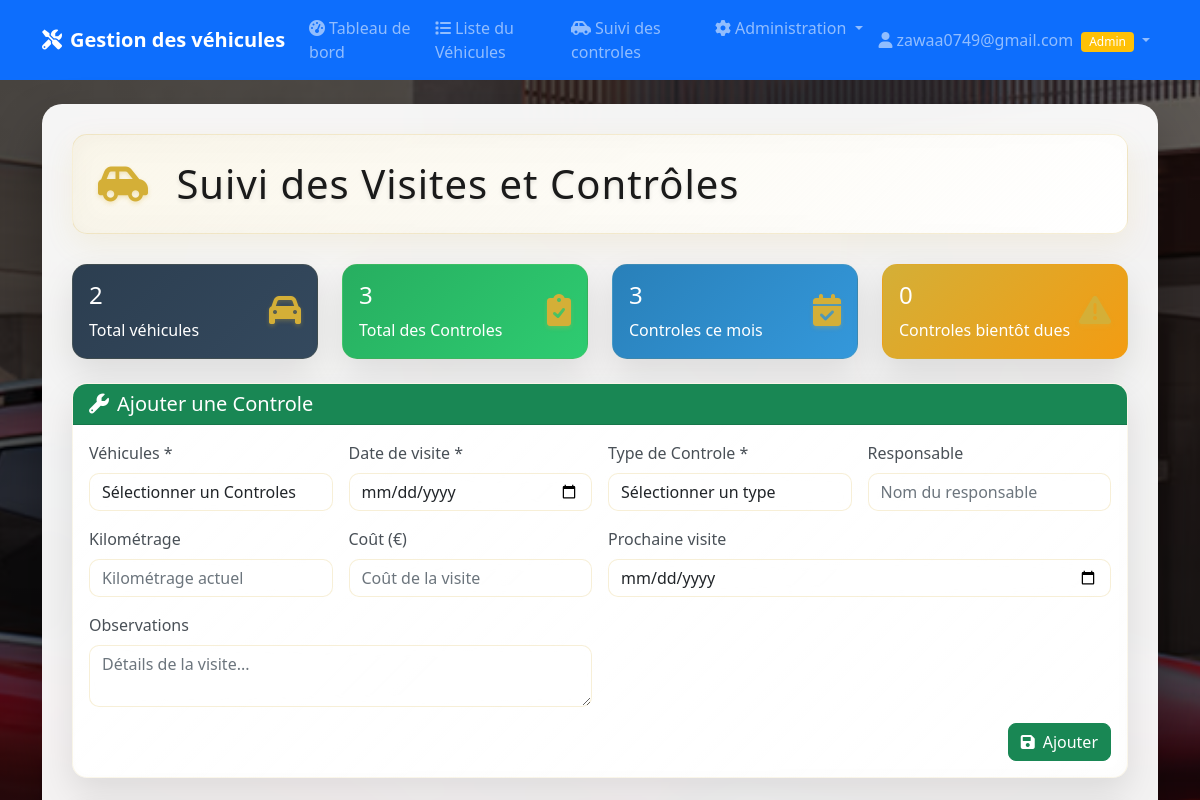
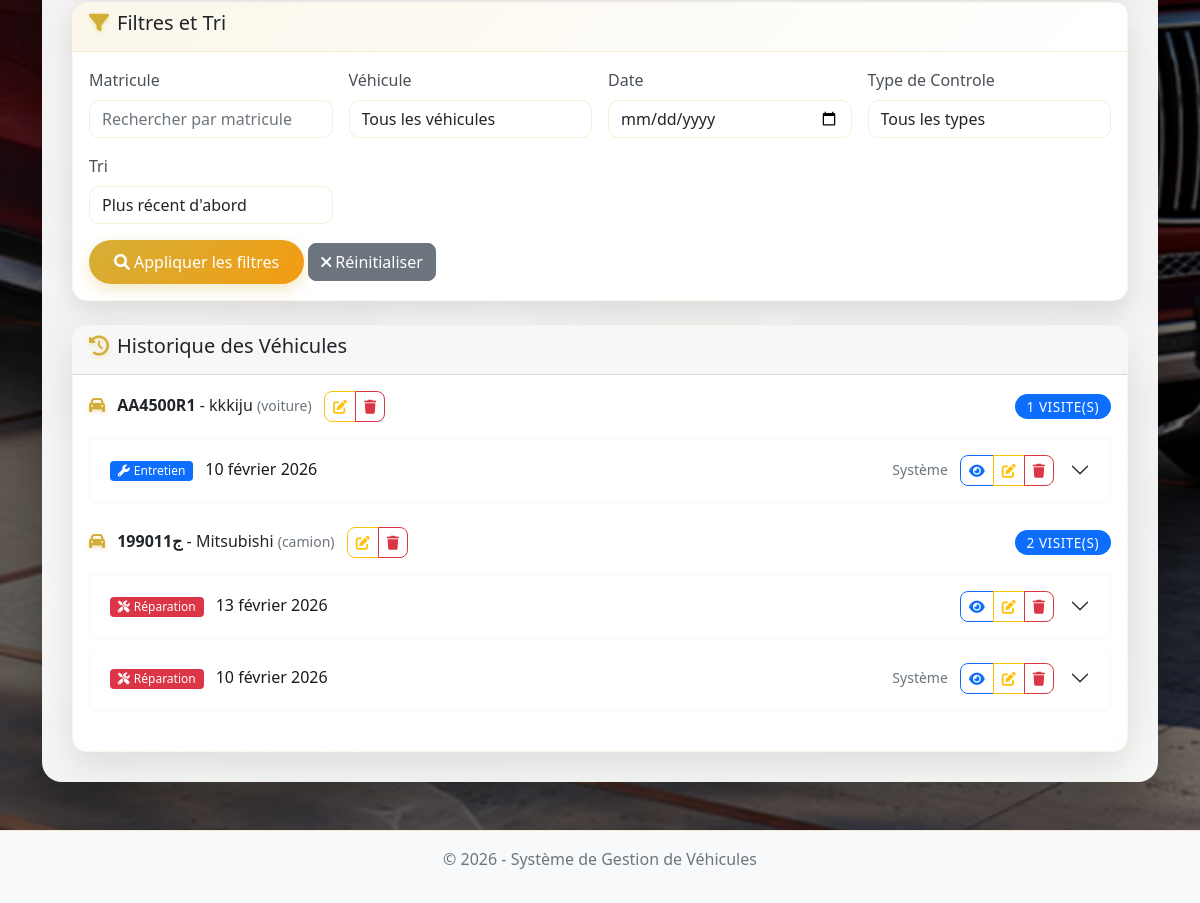
/suivi-visites/ (signed in), run on an earlier commit of the app's database (2 pictures, top to bottom).
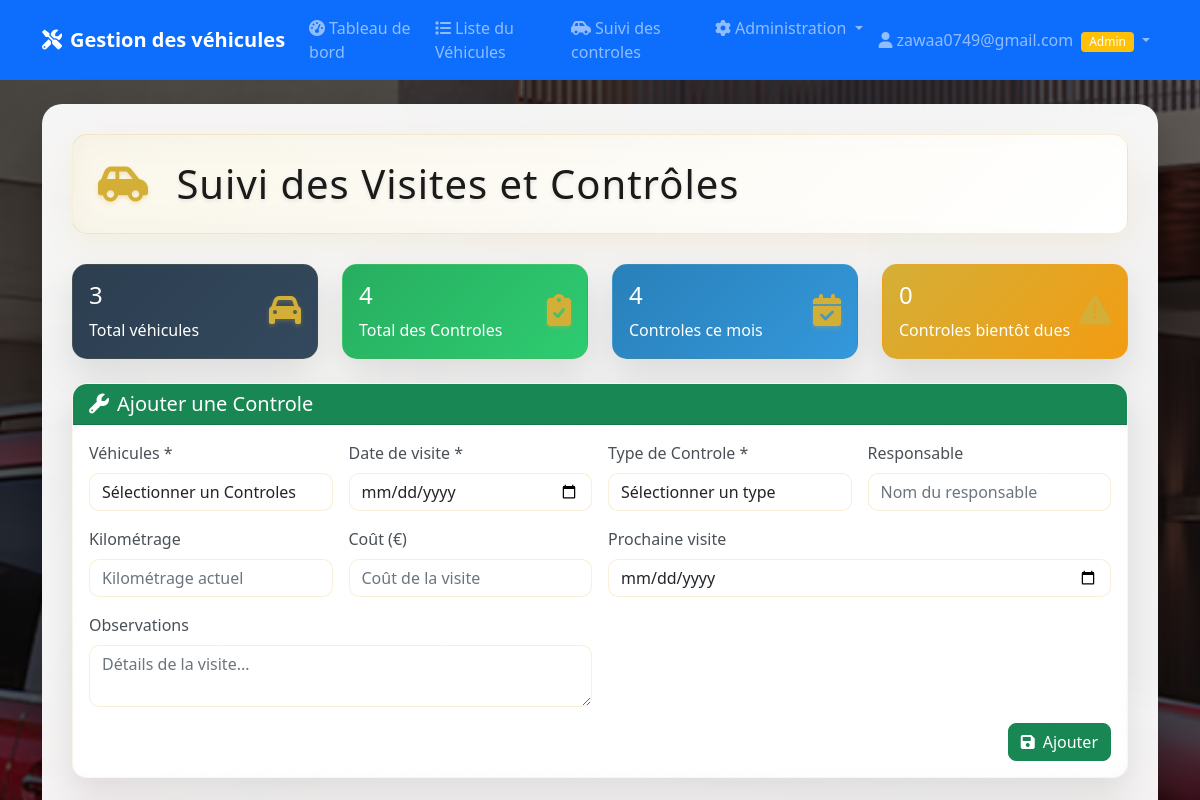
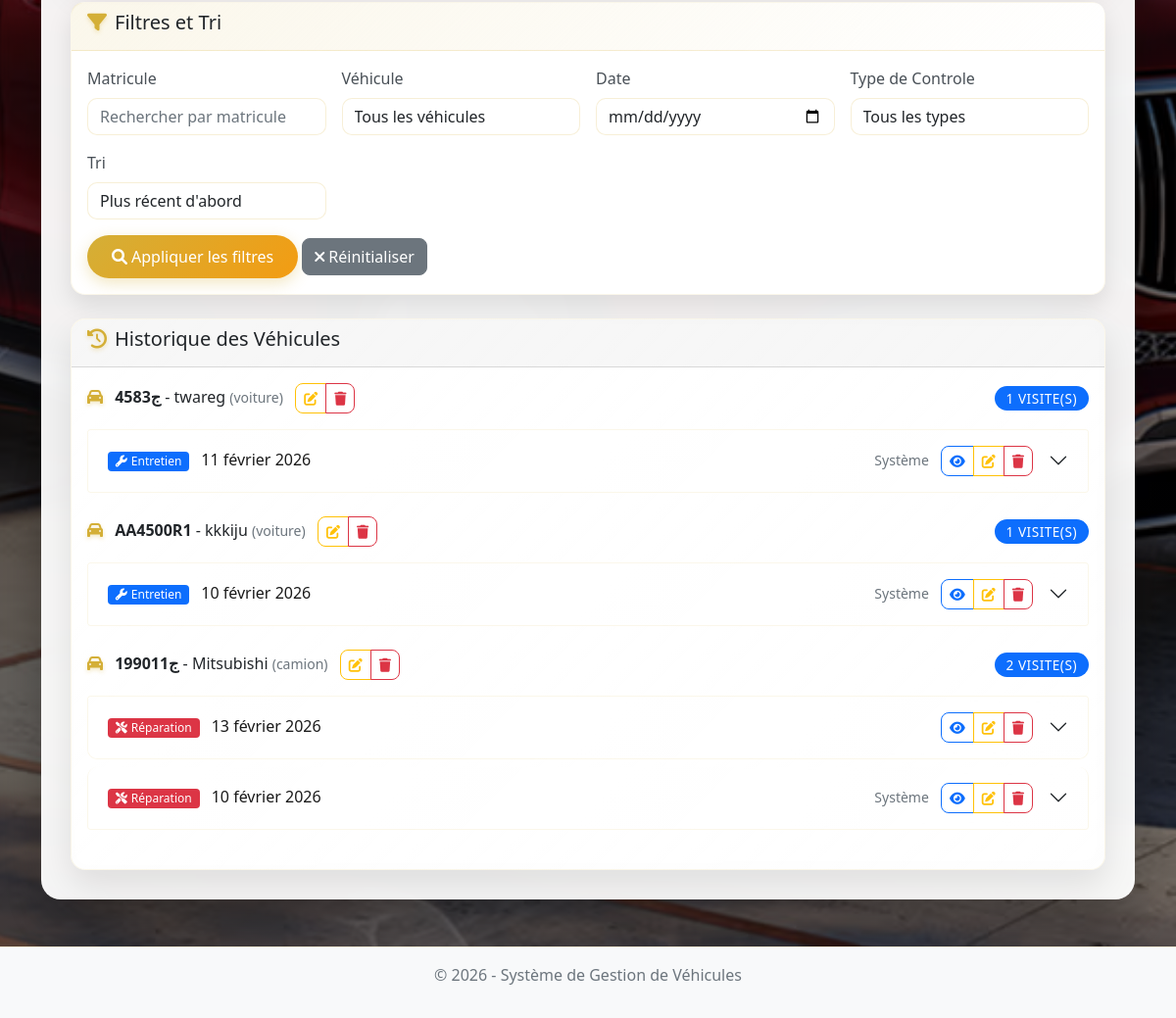
And on a later commit of the database (2 pictures, top to bottom).
### materiel/models.py (models this page shows, shortened)
class Materiel(models.Model):
    ETAT_CHOICES = [
        ('neuf', 'Neuf'),
        ('bon', 'Bon état'),
        ('usage', 'Usé'),
        ('panne', 'En panne'),
        ('reforme', 'Réformé'),
    ]
    TYPE_MATERIEL_CHOICES = [
        ('informatique', 'Informatique'),
        ('mobilier', 'Mobilier'),
        ('vehicule', 'Véhicule'),
        ('outillage', 'Outillage'),
        ('telephonie', 'Téléphonie'),
        ('autre', 'Autre'),
    ]
    TYPE_AFFECTATION_CHOICES = [
        ('permanent', 'Permanent'),
        ('temporaire', 'Temporaire'),
        ('pret', 'Prêt'),
        ('stock', 'Stock'),
    ]
    OBSERVATION_CHOICES = [
        ('marche', 'Marche'),
        ('arret', 'Arrêt'),
        ('en_cours', 'En cours'),
    ]
    DEFAUT_PANNE_CHOICES = [
        ('defaut', 'Défaut'),
        ('panne', 'Panne'),
    ]
    TYPE_VEHICULE_CHOICES = [
        ('voiture', 'Voiture'),
        ('camion', 'Camion'),
        ('moto', 'Moto'),
        ('utilitaire', 'Utilitaire'),
        ('engin', 'Engin de chantier'),
        ('autre', 'Autre'),
    ]
    TYPE_CARBURANT_CHOICES = [
        ('diesel', 'Diesel'),
        ('essence', 'Essence'),
        ('hybride', 'Hybride'),
        ('electrique', 'Électrique'),
    ]
    STATUT_VEHICULE_CHOICES = [
        ('en_stock', 'En stock'),
        ('en_panne', 'En panne'),
        ('reforme', 'Réformé'),
    ]
    date_entree = models.DateField("Date d'entrée", null=True, blank=True)
    matricule = models.CharField("Matricule", max_length=50, unique=True)
    marque = models.CharField("Marque", max_length=100)
    type_materiel = models.CharField("Type de matériel", max_length=50, choices=TYPE_MATERIEL_CHOICES, null=True, blank=True)
    type_affectation = models.CharField("Type d'affectation", max_length=50, choices=TYPE_AFFECTATION_CHOICES, null=True, blank=True)
    emplacement = models.CharField("Emplacement", max_length=100, null=True, blank=True)
    etat = models.CharField("État", max_length=20, choices=ETAT_CHOICES, null=True, blank=True)
    stock = models.IntegerField("Quantité en stock", default=1, null=True, blank=True)
    fournisseur = models.CharField("Fournisseur", max_length=100, null=True, blank=True)
    date_sortie = models.DateField("Date de sortie", null=True, blank=True)
    observation = models.CharField("Observation", max_length=20, choices=OBSERVATION_CHOICES, default='marche', null=True, blank=True)
    service_affecte = models.CharField("Service affecté", max_length=100, null=True, blank=True)
    utilisateur_affecte = models.CharField("Utilisateur affecté", max_length=100, null=True, blank=True)
    kilometrage = models.DecimalField("Kilométrage", max_digits=10, decimal_places=2, null=True, blank=True, help_text="Indiquez le kilométrage actuel")
    defaut_panne = models.CharField("Défaut/Panne", max_length=10, choices=DEFAUT_PANNE_CHOICES, blank=True, help_text="Type de problème constaté")
    reparation = models.TextField("Réparation", blank=True, help_text="Description des réparations effectuées")
    reference_piece = models.CharField("Référence pièce", max_length=100, blank=True, help_text="Référence des pièces de rechange")
    type_vehicule = models.CharField("Type véhicule", max_length=20, choices=TYPE_VEHICULE_CHOICES, blank=True, help_text="Type de véhicule si applicable")
    numero_vehicule = models.CharField("Numéro de châssis des véhicules", max_length=50, blank=True, help_text="Numéro de châssis du véhicule")
    date_prochaine_visite = models.DateField("Date de prochaine visite de contrôle technique des véhicules", null=True, blank=True, help_text="Date de la prochaine visite de contrôle technique")
    date_mise_circulation = models.DateField("Date de mise en circulation du véhicule", null=True, blank=True, help_text="Date de première mise en circulation du véhicule")
    type_carburant = models.CharField("Type de carburant", max_length=20, choices=TYPE_CARBURANT_CHOICES, null=True, blank=True, help_text="Type de carburant du véhicule")
    statut_vehicule = models.CharField("Statut du véhicule", max_length=20, choices=STATUT_VEHICULE_CHOICES, null=True, blank=True, help_text="Statut actuel du véhicule")
    divers = models.TextField("Divers", null=True, blank=True, help_text="Remarques ou informations libres")
    prix = models.DecimalField("Prix", max_digits=10, decimal_places=2, null=True, blank=True, help_text="Prix d'achat ou de réparation")
    created_at = models.DateTimeField("Date de création", auto_now_add=True)
    updated_at = models.DateTimeField("Date de mise à jour", auto_now=True)
    class Meta:
        verbose_name = "Matériel"
        verbose_name_plural = "Matériels"
        ordering = ['-created_at']

class Visite(models.Model):
    TYPE_VISITE_CHOICES = [
        ('entretien', 'Entretien'),
        ('controle_technique', 'Contrôle Technique'),
        ('inspection', 'Inspection'),
        ('reparation', 'Réparation'),
        ('prevention', 'Visite Préventive'),
        ('autre', 'Autre'),
    ]
    TYPE_CONTROLE_CHOICES = [
        ('huile_moteur', 'Huile moteur'),
        ('filtres', 'Filtres'),
        ('freins', 'Freins'),
        ('pneus', 'Pneus'),
        ('batterie', 'Batterie'),
        ('systeme_electronique', 'Système électronique'),
        ('climatisation', 'Climatisation'),
        ('suspension', 'Suspension'),
        ('echappement', 'Échappement'),
        ('transmission', 'Transmission'),
        ('eclairage', 'Éclairage'),
        ('autre', 'Autre'),
    ]
    materiel = models.ForeignKey(Materiel, on_delete=models.CASCADE, related_name='visites')
    date_visite = models.DateField("Date de visite")
    type_visite = models.CharField("Type de visite", max_length=20, choices=TYPE_VISITE_CHOICES)
    kilometrage = models.DecimalField("Kilométrage", max_digits=10, decimal_places=2, null=True, blank=True)
    responsable = models.CharField("Responsable/Mécanicien", max_length=100, null=True, blank=True)
    observations = models.TextField("Observations", null=True, blank=True)
    cout = models.DecimalField("Coût", max_digits=10, decimal_places=2, null=True, blank=True)
    prochaine_visite = models.DateField("Prochaine visite prévue", null=True, blank=True)
    created_at = models.DateTimeField("Date de création", auto_now_add=True)
    updated_at = models.DateTimeField("Date de mise à jour", auto_now=True)
    class Meta:
        verbose_name = "Visite"
        verbose_name_plural = "Visites"
        ordering = ['-date_visite']

### materiel/views.py (the view, shortened to what this page needs)
# urls.py: path('suivi-visites/', views.VisiteCreateSimpleView.as_view(), name='suivi_visites'),
class VisiteCreateSimpleView(LoginRequiredMixin, StaffRequiredMixin, TemplateView):
    template_name = 'materiel/suivi_visites.html'
    def get_context_data(self, **kwargs):
        context = super().get_context_data(**kwargs)
        context['materiel_form'] = MaterielForm()
        context['visite_form'] = VisiteForm()
        vehicule_filter = self.request.GET.get('vehicule')
        matricule_filter = self.request.GET.get('matricule')
        date_filter = self.request.GET.get('date')
        type_visite_filter = self.request.GET.get('type_visite')
        sort_order = self.request.GET.get('sort', 'date_desc')
        vehicules = Materiel.objects.filter(type_materiel='vehicule')
        if matricule_filter:
            vehicules = vehicules.filter(matricule__icontains=matricule_filter)
        if vehicule_filter:
            vehicules = vehicules.filter(id=vehicule_filter)
        visites_queryset = Visite.objects.all()
        if matricule_filter:
            visites_queryset = visites_queryset.filter(materiel__matricule__icontains=matricule_filter)
        if vehicule_filter:
            visites_queryset = visites_queryset.filter(materiel_id=vehicule_filter)
        if date_filter:
            visites_queryset = visites_queryset.filter(date_visite=date_filter)
        if type_visite_filter:
            visites_queryset = visites_queryset.filter(type_visite=type_visite_filter)
        if sort_order == 'date_asc':
            visites_queryset = visites_queryset.order_by('date_visite')
        else:
            visites_queryset = visites_queryset.order_by('-date_visite')
        vehicules_list = list(vehicules.values('id', 'matricule', 'marque', 'type_materiel'))
        total_visites = visites_queryset.count()
        visites_ce_mois = visites_queryset.filter(
            date_visite__month=timezone.now().month,
            date_visite__year=timezone.now().year
        ).count()
        visites_avenir = Visite.objects.filter(
            date_visite__gt=timezone.now().date()
        ).order_by('date_visite')[:5]
        alertes_visites = []
        aujourdhui = timezone.now().date()
        for vehicule in vehicules:  # Utiliser la liste déjà filtrée
            derniere_visite = vehicule.visites.first()
        context.update({
            'vehicules': vehicules,
            'total_visites': total_visites,
            'visites_ce_mois': visites_ce_mois,
            'visites_avenir': visites_avenir,
            'alertes_visites': alertes_visites,
            'type_visite_choices': Visite.TYPE_VISITE_CHOICES,
            'vehicule_filter': vehicule_filter,
            'matricule_filter': matricule_filter,
            'date_filter': date_filter,
            'type_visite_filter': type_visite_filter,
            'sort_order': sort_order,
            'vehicules_list': vehicules_list,
            'is_staff': self.request.user.is_staff,
        })
        return context

### materiel/views.py (called while the page is built)
    def test_func(self):
        return self.request.user.is_staff

### templates/materiel/suivi_visites.html (shortened to what the changed rows need)
{% extends 'base.html' %}
{% load static %}
{% block extra_css %}
<link rel="stylesheet" href="{% static 'css/suivi_visites.css' %}">
{% endblock %}
{% block content %}
<div class="main-container">
    <div class="luxury-header">
        <div class="d-flex justify-content-between align-items-center">
            <h1 class="mb-0">
                <i class="fas fa-car-side luxury-icon me-3"></i>
                Suivi des Visites et Contrôles
            </h1>
        </div>
    </div>
<div class="row mb-4">
    <div class="col-md-3">
        <div class="luxury-card primary">
            <div class="card-body">
                <div class="d-flex justify-content-between">
                    <div>
                        <h4 class="card-title">{{ vehicules|length }}</h4>
                        <p class="card-text">Total véhicules</p>
                    </div>
                </div>
            </div>
        </div>
    </div>
    <div class="col-md-3">
        <div class="luxury-card success">
            <div class="card-body">
                <div class="d-flex justify-content-between">
                    <div>
                        <h4 class="card-title">{{ total_visites }}</h4>
                        <p class="card-text">Total des Controles</p>
                    </div>
                </div>
            </div>
        </div>
    </div>
    <div class="col-md-3">
        <div class="luxury-card info">
            <div class="card-body">
                <div class="d-flex justify-content-between">
                    <div>
                        <h4 class="card-title">{{ visites_ce_mois }}</h4>
                        <p class="card-text">Controles ce mois</p>
                    </div>
                </div>
            </div>
        </div>
    </div>
</div>
<div class="luxury-card">
    <div class="card-body">
        {% for vehicule in vehicules %}
        {% with visites=vehicule.visites.all %}
        <div class="mb-4">
            <div class="d-flex justify-content-between align-items-center mb-3">
                <h6 class="mb-0">
                    <i class="fas fa-car luxury-icon me-2"></i>
                    <strong>{{ vehicule.matricule }}</strong> - {{ vehicule.marque }}
                    <small class="text-muted">({{ vehicule.type_vehicule|default:"Type non spécifié" }})</small>
                    {% if is_staff %}
                    <div class="btn-group btn-group-sm ms-2" role="group">
                        <a href="{% url 'materiel_update' vehicule.id %}" class="btn btn-outline-warning btn-sm" title="Modifier le véhicule">
                            <i class="fas fa-edit"></i>
                        </a>
                        <a href="{% url 'materiel_delete' vehicule.id %}" class="btn btn-outline-danger btn-sm" title="Supprimer le véhicule" onclick="return confirm('Supprimer le véhicule {{ vehicule.matricule }} ?')">
                            <i class="fas fa-trash"></i>
                        </a>
                    </div>
                    {% endif %}
                </h6>
                <span class="badge badge-luxury {% if visites %}bg-primary{% else %}bg-secondary{% endif %}">{{ visites|length }} visite(s)</span>
            </div>
            {% if visites %}
            <div class="accordion" id="accordion{{ vehicule.id }}">
                {% for visite in visites %}
                <div class="accordion-item mb-2">
                    <h2 class="accordion-header" id="heading{{ vehicule.id }}{{ forloop.counter }}">
                        <button class="accordion-button collapsed" type="button" data-bs-toggle="collapse"
                                data-bs-target="#collapse{{ vehicule.id }}{{ forloop.counter }}">
                            <div class="d-flex justify-content-between align-items-center w-100 me-3">
                                <div>
                                    {% include 'materiel/badges/type_visite_badge.html' with type=visite.type_visite %}
                                    <span class="ms-2">{{ visite.date_visite }}</span>
                                </div>
                                <div>
                                    {% if visite.responsable %}
                                    <small class="text-muted ms-2">{{ visite.responsable }}</small>
                                    {% endif %}
                                    {% if is_staff %}
                                    <div class="btn-group btn-group-sm ms-2" role="group">
                                        <a href="{% url 'visite_detail' visite.id %}" class="btn btn-outline-primary btn-sm" title="Voir les détails">
                                            <i class="fas fa-eye"></i>
                                        </a>
                                        <a href="{% url 'visite_update' visite.id %}" class="btn btn-outline-warning btn-sm" title="Modifier la visite">
                                            <i class="fas fa-edit"></i>
                                        </a>
                                        <a href="{% url 'visite_delete' visite.id %}" class="btn btn-outline-danger btn-sm" title="Supprimer la visite" onclick="return confirm('Supprimer la visite du {{ visite.materiel.matricule }} - {{ visite.date_visite }} ?')">
                                            <i class="fas fa-trash"></i>
                                        </a>
                                    </div>
                                    {% endif %}
                                </div>
                            </div>
                        </button>
                    </h2>
                </div>
                {% endfor %}
            </div>
        </div>
        {% endif %}
        {% endwith %}
        {% endfor %}
    </div>
</div>
</div>
{% endblock %}

### templates/materiel/badges/type_visite_badge.html
{% load static %}
<span class="badge
{% if type == 'entretien' %}bg-primary
{% elif type == 'controle_technique' %}bg-warning
{% elif type == 'inspection' %}bg-info
{% elif type == 'reparation' %}bg-danger
{% elif type == 'prevention' %}bg-success
{% else %}bg-secondary
{% endif %}">
{% if type == 'entretien' %}<i class="fas fa-wrench me-1"></i>Entretien
{% elif type == 'controle_technique' %}<i class="fas fa-clipboard-check me-1"></i>Contrôle Technique
{% elif type == 'inspection' %}<i class="fas fa-search me-1"></i>Inspection
{% elif type == 'reparation' %}<i class="fas fa-tools me-1"></i>Réparation
{% elif type == 'prevention' %}<i class="fas fa-shield-alt me-1"></i>Visite Préventive
{% else %}<i class="fas fa-tag me-1"></i>Autre
{% endif %}
</span>

What changed in the data, as far as the page shows it:
added Materiel: matricule "4583ج", marque "twareg", type_vehicule "voiture", visites.all|length "1"
added Visite: type_visite "entretien" (drawn), date_visite "11 février 2026", responsable "Système", shown under "4583ج"
Also different on the page:
{{ vehicules|length }}: "2" → "3"
{{ total_visites }}: "3" → "4"
{{ visites_ce_mois }}: "3" → "4"
